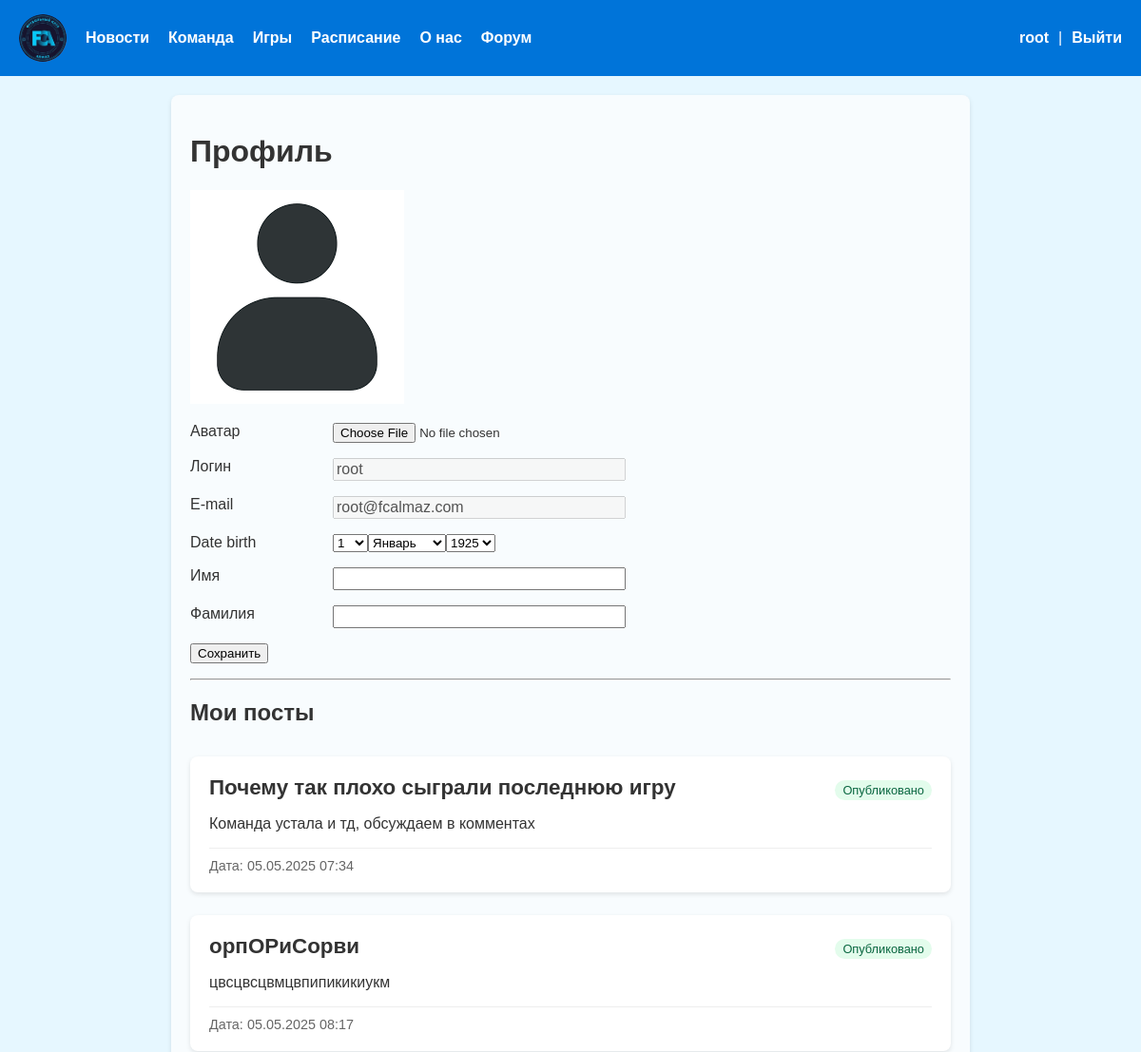
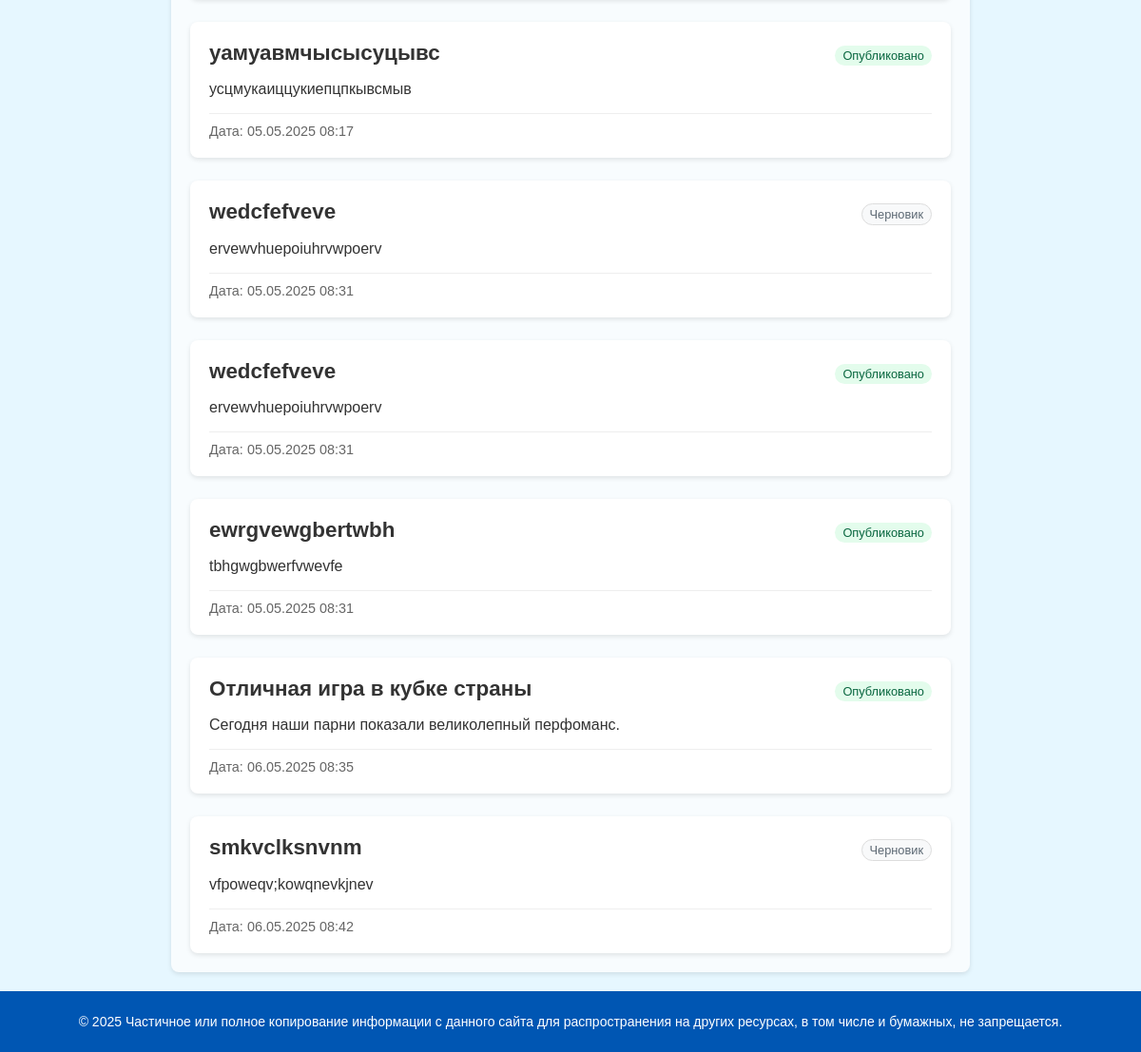
Before: /users/profile/ (signed in) with the older database file (2 pictures, top to bottom).
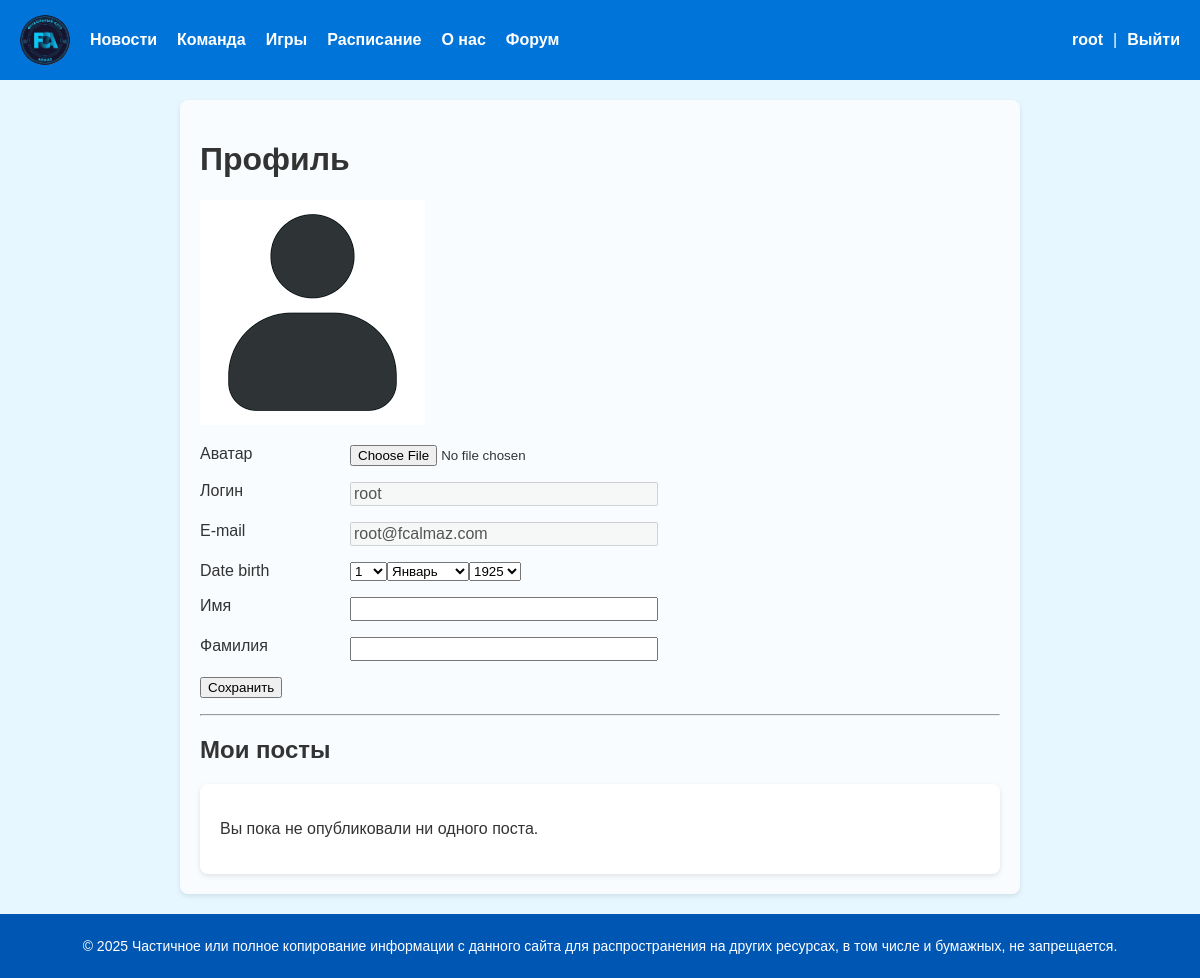
After: the same page with the newer database file.
### users/models.py (models this page shows)
class User(AbstractUser):
    photo = models.ImageField(upload_to='user_photo/%Y/%m/%d', blank=True, null=True, verbose_name='Аватар')
    date_birth = models.DateTimeField(blank=True, null=True, verbose_name='Дата рождения')

### forum/models.py (models this page shows, shortened)
class Post(models.Model):
    class Status(models.IntegerChoices):
        DRAFT = 0, 'черновик'
        PUBLISHED = 1, 'опубликованно'
    title = models.CharField(max_length=255, verbose_name="Заголовок")
    slug = models.SlugField(max_length=255, unique=True, db_index=True, verbose_name="Slug")
    photo = models.ImageField(upload_to="post_photo/%y/%m/%d", default=None, blank=True, null=True, verbose_name="Фото")
    content = models.TextField(blank=True, verbose_name="Текст новости", validators=[MinLengthValidator(5, message="Минимум 5 символов"), MaxLengthValidator(10000, message="Максимум 10000 символов")])
    time_create = models.DateTimeField(auto_now_add=True, verbose_name="Время создания")
    time_update = models.DateTimeField(auto_now=True, verbose_name="Время изменения")
    is_published = models.BooleanField(choices=tuple(map(lambda x: (bool(x[0]), x[1]), Status.choices)), default=Status.DRAFT, verbose_name="Статус")
    author = models.ForeignKey(get_user_model(), on_delete=models.CASCADE, related_name='posts', null=True, default=None)
    objects = models.Manager()
    published = PublishedManager()
    class Meta:
        verbose_name = "Пост"
        verbose_name_plural = "Посты"

### users/views.py (the view, shortened to what this page needs)
# urls.py: path('profile/', views.ProfileUser.as_view(), name='profile'),
class ProfileUser(LoginRequiredMixin, UpdateView):
    model = get_user_model()
    form_class = ProfileUserForm
    template_name = 'users/profile.html'
    extra_context = {
        'title': 'Профиль пользователя',
        'default_image': settings.DEFAULT_USER_IMAGE,
    }
    def get_object(self, queryset = None):
        return self.request.user
    def get_context_data(self, **kwargs):
        context =  super().get_context_data(**kwargs)
        context['posts'] = Post.objects.filter(author=self.request.user)
        return context

### users/forms.py
class ProfileUserForm(forms.ModelForm):
    username = forms.CharField(disabled=True, label='Логин', widget=forms.TextInput(attrs={'class': 'form-input'}))
    email = forms.CharField(disabled=True, required=False, label='E-mail', widget=forms.TextInput(attrs={'class': 'form-input'}))
    this_year = datetime.date.today().year
    date_birth = forms.DateField(widget=forms.SelectDateWidget(years=tuple(range(this_year-100, this_year-5))))
    class Meta:
        model = get_user_model()
        fields = ['photo', 'username', 'email','date_birth', 'first_name', 'last_name']
        labels = {
            'first_name': 'Имя',
            'last_name': 'Фамилия'
        }
        widgets = {
            'first_name': forms.TextInput(attrs={'class': 'form-input'}),
            'last_name': forms.TextInput(attrs={'class': 'form-input'})
        }

### users/context_processors.py (called while the page is built)
def get_menu_context(request):
    return {'menu': menu}

### users/templates/users/profile.html (shortened to what this page needs)
{% extends 'base.html' %}
{% block content %}
<h1>Профиль</h1>
<form method="post" enctype="multipart/form-data">
    {% if user.photo %}
    <p><img src="{{ user.photo.url }}"></p>
    {% else %}
    <p><img src="{{ default_image }}"></p>
    {% endif %}
    {% for f in form %}
        <p><label class="form-label" for="{{ f.id_for_label }}">{{ f.label}}</label>{{ f }}</p>
    {% endfor %}
    <p><button type="submit">Сохранить</button></p>
</form>
<hr>
<h2>Мои посты</h2>
{% if posts %}
    <div class="posts-list">
        {% for post in posts %}
            <div class="post-article">
                <div class="post-header">
                    <h3><a href="{% url 'forum:post' post.slug %}">{{ post.title }}</a></h3>
                    <span class="post-status {% if post.is_published %}published{% else %}draft{% endif %}">
                        {% if post.is_published %}Опубликовано{% else %}Черновик{% endif %}
                    </span>
                </div>
                <p>{{ post.content|truncatechars:100 }}</p>
                <div class="post-meta">
                    <time>Дата: {{ post.time_create|date:"d.m.Y H:i" }}</time>
                </div>
            </div>
        {% endfor %}
    </div>
{% else %}
    <div class="post-article">
        <p>Вы пока не опубликовали ни одного поста.</p>
    </div>
{% endif %}
{% endblock %}

### templates/base.html (shortened to what this page needs)
{% load static %}
<!DOCTYPE html>
<html>
<head>
    <link type="text/css" href="{% static 'core/css/styles.css' %}" rel="stylesheet" />
</head>
<body>
    <header class="header">
        <nav>
            <ul id="mainmenu" class="mainmenu">
                <li class="logo">
                    <a href="{% url 'home' %}">
                        <div class="logo"></div>
                    </a>
                </li>
                {% for m in menu %}
                    <li><a href="{% url m.url_name %}">{{ m.title }}</a></li>
                {% endfor %}
                {% if user.is_authenticated %}
                    <li class="last">
                        <a href="{% url 'users:profile' %}">{{ user.username }}</a> |
                        <form id="logoutForm" method="post" action="{% url 'users:logout' %}" style="display: inline;">
                            <a href="#" onclick="document.getElementById('logoutForm').submit(); return false;">Выйти</a>
                        </form>
                    </li>
                {% else %}
                    <li class="last">
                        <a href="{% url 'users:login' %}">Войти</a> |
                        <a href="{% url 'users:register' %}">Регистрация</a>
                    </li>
                {% endif %}
            </ul>
        </nav>
    </header>
    <main class="content">
        <div class="content-text">
            {% block content %}
            {% endblock %}
        </div>
    </main>
    <footer class="footer">
        <p>&copy; 2025 Частичное или полное копирование информации с данного сайта для распространения на других ресурсах, в том числе и бумажных, не запрещается.</p>
    </footer>
</body>
</html>

Changed rows visible on the page:
removed Post: title "Почему так плохо сыграли последнюю игру", is_published "Опубликовано", content "Команда устала и тд, обсуждаем в комментах", time_create "05.05.2025 07:34"
removed Post: title "орпОРиСорви", is_published "Опубликовано", content "цвсцвсцвмцвпипикикиукм", time_create "05.05.2025 08:17"
removed Post: title "уамуавмчысысуцывс", is_published "Опубликовано", content "усцмукаиццукиепцпкывсмыв", time_create "05.05.2025 08:17"
removed Post: title "wedcfefveve", is_published "Черновик", content "ervewvhuepoiuhrvwpoerv", time_create "05.05.2025 08:31"
removed Post: title "wedcfefveve", is_published "Опубликовано", content "ervewvhuepoiuhrvwpoerv", time_create "05.05.2025 08:31"
removed Post: title "ewrgvewgbertwbh", is_published "Опубликовано", content "tbhgwgbwerfvwevfe", time_create "05.05.2025 08:31"
removed Post: title "Отличная игра в кубке страны", is_published "Опубликовано", content "Сегодня наши парни показали великолепный перфоманс.", time_create "06.05.2025 08:35"
removed Post: title "smkvclksnvnm", is_published "Черновик", content "vfpoweqv;kowqnevkjnev", time_create "06.05.2025 08:42"
Other visible differences:
text now shown: "Вы пока не опубликовали ни одного поста."
